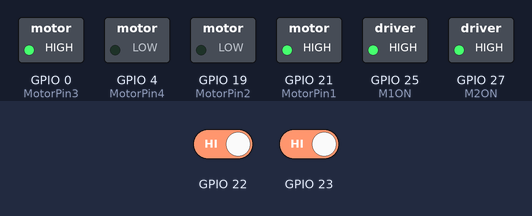
Bench run of a sketch on a simulated ESP32. On the bench: switched loads named in the sketch (green lamp = pin HIGH). The test bench sets the inputs (shaded band); at power-on: GPIO 22 HIGH, GPIO 23 HIGH. What the sketch prints to the serial monitor is not drawn.

Above: at 1.2 s.
1.3 s: GPIO 22 driven LOW
At 1.8 s:
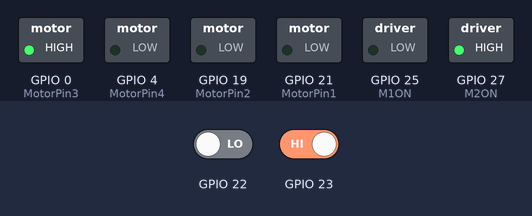
3.5 s: GPIO 23 driven LOW
Timing chart, 0 to 6.5 s (numbered marks = the images above; inputs shaded):
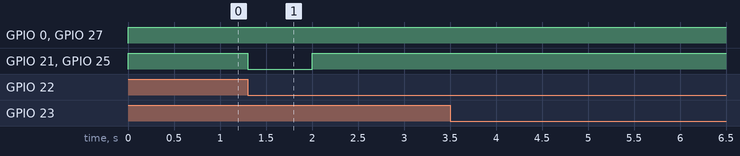

The sketch:

Inter_Func.ino
```cpp
//DC MOTOR
//L293D
//Motor A if facing behnd breadboard Motor A is on the right
const int M1ON = 25;       //Works
const int MotorPin1 = 21;  // Pin 14 of L293 works
const int MotorPin2 = 19;  // Pin 10 of L293 works
//Motor B
const int M2ON = 27;      //Works
const int MotorPin3 = 0;  // Pin  7 of L293
const int MotorPin4 = 4;  // Pin  2 of L293 works

//Setup
void setup() {
  Serial.begin(115200);
  attachInterrupt(digitalPinToInterrupt(23), Right, FALLING);
  attachInterrupt(digitalPinToInterrupt(22), Left, FALLING);


  //Set Motor pins as outputs
  pinMode(M1ON, OUTPUT);
  pinMode(M2ON, OUTPUT);
  pinMode(MotorPin1, OUTPUT);
  pinMode(MotorPin2, OUTPUT);
  pinMode(MotorPin3, OUTPUT);
  pinMode(MotorPin4, OUTPUT);
}
//Functions

//DC Motors
void Forward() {
  Serial.println("Going Forward");
  digitalWrite(M1ON,HIGH);
  digitalWrite(MotorPin1, HIGH);
  digitalWrite(MotorPin2, LOW);
  digitalWrite(M2ON, HIGH);
  digitalWrite(MotorPin3, HIGH);
  digitalWrite(MotorPin4, LOW);
  delay(1000);
}

void Reverse() {
  Serial.println("Reversing");
  digitalWrite(M1ON, HIGH);
  digitalWrite(M2ON, HIGH);
  digitalWrite(MotorPin1, LOW);
  digitalWrite(MotorPin2, HIGH);
  digitalWrite(MotorPin3, LOW);
  digitalWrite(MotorPin4, HIGH);
  delay(1000);
}

void Left() {
  //Serial.println("Going Left");
  digitalWrite(M1ON, LOW);
  digitalWrite(M2ON, HIGH);
  digitalWrite(MotorPin1, LOW);
  digitalWrite(MotorPin2, LOW);
  digitalWrite(MotorPin3, HIGH);
  digitalWrite(MotorPin4, LOW);
  for (int i = 0; i < 10; i++) delayMicroseconds(15000);
}

void Right() {
  Serial.println("Going Right");
  /*
  digitalWrite(M1ON, HIGH);
  digitalWrite(M2ON, LOW);
  digitalWrite(MotorPin1, HIGH);
  digitalWrite(MotorPin2, LOW);
  digitalWrite(MotorPin3, LOW);
  digitalWrite(MotorPin4, LOW);
  for (int i = 0; i < 10; i++) delayMicroseconds(15000);*/
}

void Stop() {
  Serial.println("Stopping");
  digitalWrite(M1ON, LOW);
  digitalWrite(M2ON, LOW);
  digitalWrite(MotorPin1, LOW);
  digitalWrite(MotorPin2, LOW);
  digitalWrite(MotorPin3, LOW);
  digitalWrite(MotorPin4, LOW);
  delay(1000);
}
//Line Sensor Function
void Sense() {
  int r1 = digitalRead(22);  //Uses Pin 22
  int r2 = digitalRead(23);  //Uses Pin 23
  Serial.print("Left is ");  //left from behind
  Serial.print(r1);
  Serial.print("\n");
  Serial.print("Right is ");
  Serial.print(r2);
  Serial.print("\n");
}
//Void Loop
void loop() {
  //Motor Function call(only forward for testing)
  Forward();
  delay(1000);

  //Line Sensor Function Call 1 is white
  //Sense();
}
```

Measured:
- after the input at 1.3 s, GPIO 21 (MotorPin1), GPIO 25 (M1ON): HIGH → LOW at once, → HIGH 0.70 s later
- after the input at 3.5 s, every drawn part: stays the same
